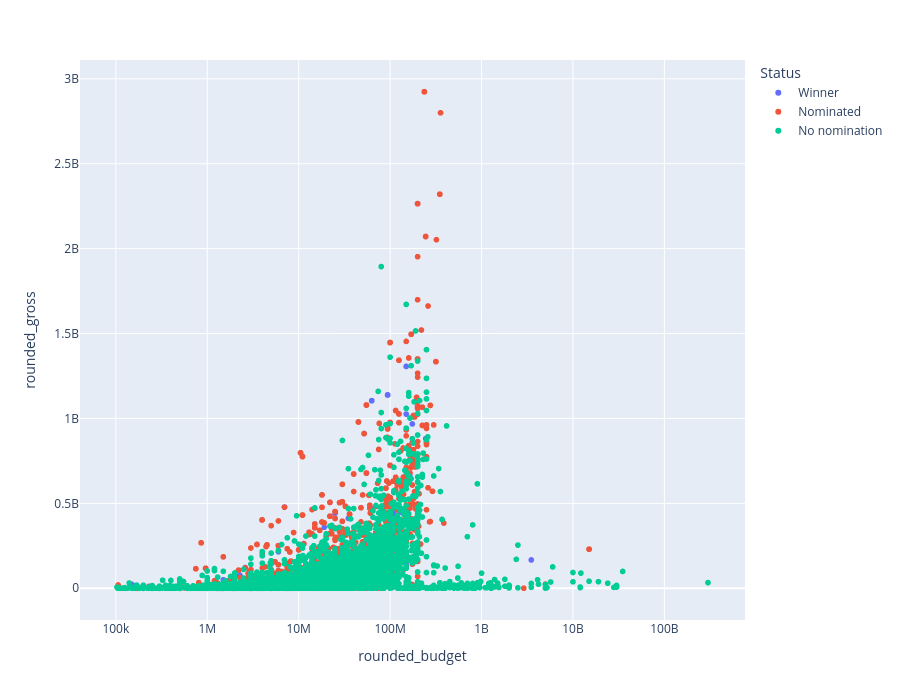

The notebook cell this image was saved under:
### Markdown cell above
## NOTE: The data frames are already rounded by log10 along the x-axis!

### Code cell
# x = combined_films['budget']
# y = combined_films['gross_worldwide']
df1 = to_graph[0]
df2 = to_graph[1]
df3 = to_graph[2]

all_films_scatter = pd.concat([df1, df2, df3], ignore_index=True)
fig = px.scatter(all_films_scatter, x='rounded_budget', y='rounded_gross', color='Status')
# fig = px.scatter(x, y, log_x=True, log_y=True)

fig.update_layout(xaxis=dict(type='log'))
# fig.update_layout(yaxis=dict(type='log'))
fig.update_layout(height=700)
fig.show(config={'displayModeBar': False})

### Figure 1 — Plotly figure (JSON) as saved in the notebook; plotly's stock layout.template omitted (floating-point values rounded to 4 significant figures; data arrays with more than 128 entries replaced by an {"elided": "..."} marker saying what was removed)
{"data": [{"hovertemplate": "Status=Winner<br>rounded_budget=%{x}<br>rounded_gross=%{y}<extra></extra>", "legendgroup": "Winner", "marker": {"color": "#636efa", "symbol": "circle"}, "mode": "markers", "name": "Winner", "showlegend": true, "type": "scattergl", "x": {"elided": "1137 float values"}, "xaxis": "x", "y": {"elided": "1137 float values"}, "yaxis": "y"}, {"hovertemplate": "Status=Nominated<br>rounded_budget=%{x}<br>rounded_gross=%{y}<extra></extra>", "legendgroup": "Nominated", "marker": {"color": "#EF553B", "symbol": "circle"}, "mode": "markers", "name": "Nominated", "showlegend": true, "type": "scattergl", "x": {"elided": "3556 float values"}, "xaxis": "x", "y": {"elided": "3556 float values"}, "yaxis": "y"}, {"hovertemplate": "Status=No nomination<br>rounded_budget=%{x}<br>rounded_gross=%{y}<extra></extra>", "legendgroup": "No nomination", "marker": {"color": "#00cc96", "symbol": "circle"}, "mode": "markers", "name": "No nomination", "showlegend": true, "type": "scattergl", "x": {"elided": "7425 float values"}, "xaxis": "x", "y": {"elided": "7425 float values"}, "yaxis": "y"}], "layout": {"height": 700, "legend": {"title": {"text": "Status"}, "tracegroupgap": 0}, "margin": {"t": 60}, "xaxis": {"anchor": "y", "domain": [0, 1], "title": {"text": "rounded_budget"}, "type": "log"}, "yaxis": {"anchor": "x", "domain": [0, 1], "title": {"text": "rounded_gross"}}}}
